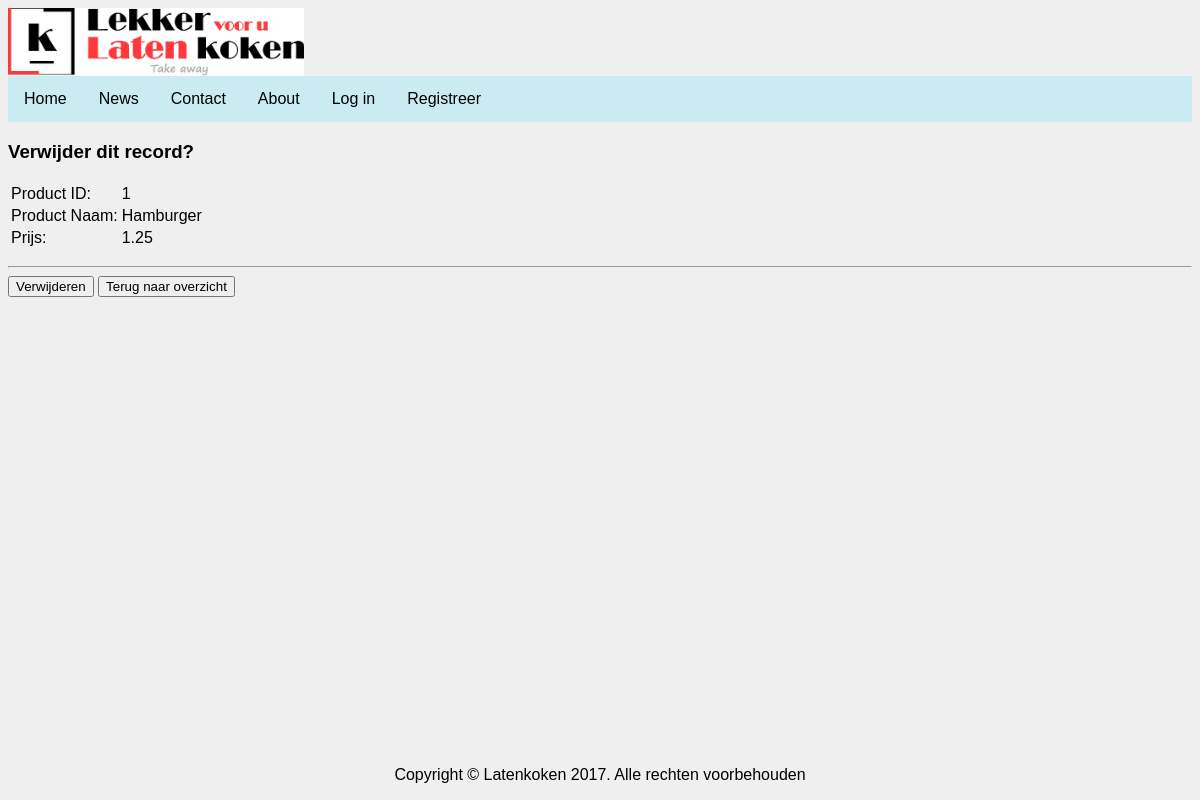
Screenshot of /itemverwijderen.php?product_id=1 with the database file from the repository.
### tables this page shows
CREATE TABLE `items` (
  `product_id` int(11) NOT NULL,
  `restaurant_restaurant_id` int(11) NOT NULL,
  `product_naam` varchar(50) NOT NULL,
  `prijs` decimal(10,2) NOT NULL
);

### itemverwijderen.php (the view, shortened to what this page needs)
<link rel="stylesheet" type="text/css" href="restaurantpaginastyle.css">
<?php
    include 'Dataconnectie.php';
if (isset($_POST["confirmation"])){
	$query="DELETE FROM items WHERE product_id='" .$_POST["product_id"] ."'";
	$result = mysqli_query($db, $query) or die (mysqli_error());
	echo("Het volgende commando is uitgevoerd: <b>$query</b><br>\n");
	if ($result){
        echo ("Product ID " .$_POST["product_id"] . " is verwijderd.<p>\n");
        ?>
        <form> <input type="button" value="Home" onclick="window.location.href='http://localhost/hoorcollege/week4/index.php'" /></form>
            <?php
    }
}else{
	$query = "SELECT * FROM items WHERE product_id='" .$_GET["product_id"] ."'";
	$result = mysqli_query($db, $query);
	if (mysqli_num_rows($result) > 0) {
    while($row = mysqli_fetch_assoc($result)) {
		echo "<h3>Verwijder dit record?</h3>" . "<p />";
		echo "<table>";
		echo "<tr><td>Product ID:</td><td> " . $row["product_id"]. "</td></tr> ";
		echo "<tr><td>Product Naam:</td><td> ".$row["product_naam"]. "</td></tr> " ;
		echo "<tr><td>Prijs:</td><td> ".$row["prijs"]. "</td></tr> " ;
		echo "</table><p><hr>";
    }
}
else {
   echo "Geen record gevonden";
}
?>
<form action="<?php echo($_SERVER["PHP_SELF"]);?>" method="post">
	<input type="Submit" value="Verwijderen">
	<input type="Button" value="Terug naar overzicht" onclick="javascript:history.back();">
</form>
<?php
}
?>
<?php include 'Footer.php';?>

### restaurantpaginastyle.css (style rules this page uses)
html { font-family: Arial, serif; }
body { background-color: #EFEFEF }

### style.css (style rules this page uses)
ul { list-style-type: none; margin: 0; padding: 0; overflow: hidden; background-color: #CAEBF2; }
li { float: left; }
li a { display: block; color: #000000; text-align: center; padding: 14px 16px; text-decoration: none; }

### footerstyle.css (style rules this page uses)
html { font-family: Arial, serif; }

### rows the page displays
items: product_id "1", product_naam "Hamburger", prijs "1.25"
